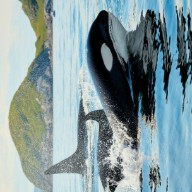
#> input picture images/orca192x192x90CCW.tiff, 192 x 192 px; its folder holds 3 pictures in this run
$ python image_conversion.py
#> lines starting #> are read from the running program, lines starting #| are printed output that depends on the picture
from PIL import Image
import os
import glob

images = glob.glob('images/*.tiff')

if not os.path.isdir('fixed_images'):
    os.mkdir('fixed_images')

new_size = (128, 128)

for image in images:
    im = Image.open(image)
#> im is the input picture: PIL image 192x192 RGB; mean R, G, B 133.6, 154.5, 158.2
    reformat_im = im.convert("RGB").rotate(-90).resize(new_size)
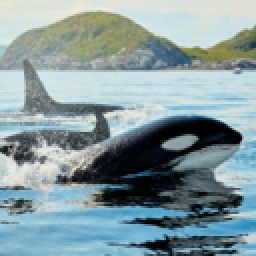
#> reformat_im: PIL image 128x128 RGB (shown 2 times larger); mean R, G, B 133.6, 154.5, 158.2
    reformat_im.save(f'fixed_images/{file}.jpeg')
#> pass 2 of the loop `for image in images:`:
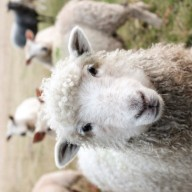
#> input picture images/sheep192x192x90CCW.tiff, 192 x 192 px
#> im is the input picture: PIL image 192x192 RGB; mean R, G, B 176.4, 169, 158
#> `reformat_im = im.convert("RGB").rotate(-90).resize(new_size)`:
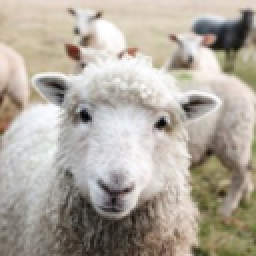
#> reformat_im: PIL image 128x128 RGB (shown 2 times larger); mean R, G, B 176.4, 169, 158
#> pass 3 of the loop `for image in images:`:
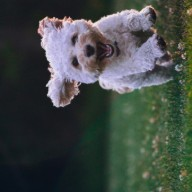
#> input picture images/white_dog192x192x90CCW.tiff, 192 x 192 px
#> im is the input picture: PIL image 192x192 RGB; mean R, G, B 66, 73.4, 69.4
#> `reformat_im = im.convert("RGB").rotate(-90).resize(new_size)`:
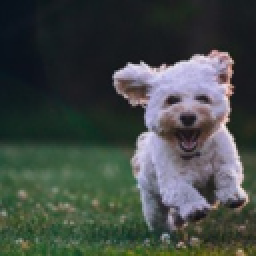
#> reformat_im: PIL image 128x128 RGB (shown 2 times larger); mean R, G, B 66, 73.4, 69.4

# NEED TO FIGURE OUT HOW TO KEEP THE OG NAME WHILE CHANGING IT TO JPEG
# I COULD ALSO JUST DO SOME ITERATIVE NAME LIKE i = 0 +1, AND JUST CHANGE IT TO Image1, Image2, ETC... BUT
# I LIKE THE FIRST OPTION BETTER AS IT IS CLEANER.
